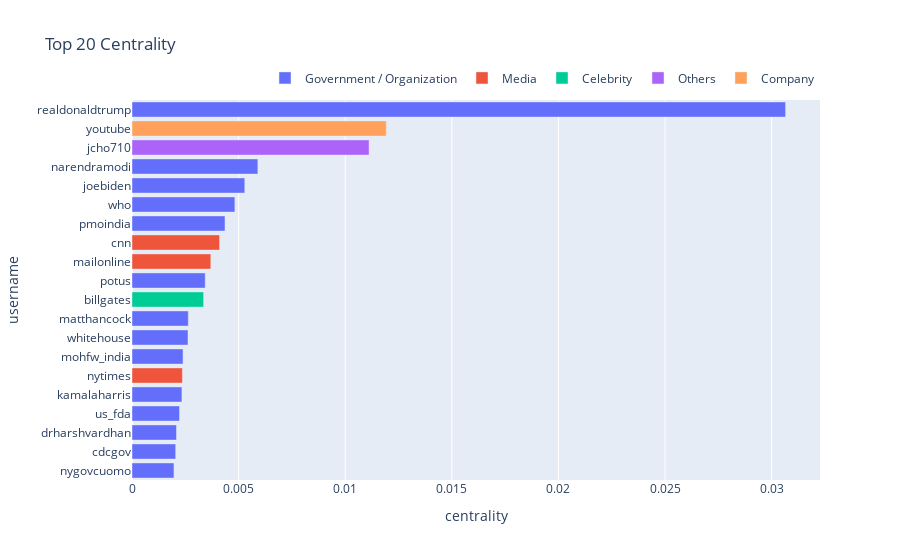

Notebook source saved alongside this figure:
### Code cell
df_for_c_plot
fig = px.bar(df_for_c_plot.sort_values('centrality'), x='centrality', y='username', color="type", orientation='h', title="Top 20 Centrality")
fig.update_layout(legend_title_text='', yaxis={'categoryorder':'array', 'categoryarray':df_for_c_plot.sort_values('centrality')['username'].tolist()})
fig.update_layout(legend=dict(
    orientation="h",
    yanchor="bottom",
    y=1.02,
    xanchor="right",
    x=1
))

# fig.update_layout({
#     'plot_bgcolor': 'rgba(0, 0, 0, 0)',
#     'paper_bgcolor': 'rgba(0, 0, 0, 0)',
# })

fig.show()

### Figure 1 — Plotly figure (JSON) as saved in the notebook; plotly's stock layout.template omitted (floating-point values rounded to 4 significant figures)
{"data": [{"alignmentgroup": "True", "hovertemplate": "type=Government / Organization<br>centrality=%{x}<br>username=%{y}<extra></extra>", "legendgroup": "Government / Organization", "marker": {"color": "#636efa"}, "name": "Government / Organization", "offsetgroup": "Government / Organization", "orientation": "h", "showlegend": true, "textposition": "auto", "type": "bar", "x": [0.001968, 0.00205, 0.002087, 0.00223, 0.002342, 0.002394, 0.002626, 0.002641, 0.003434, 0.004362, 0.004826, 0.00529, 0.005903, 0.03065], "xaxis": "x", "y": ["nygovcuomo", "cdcgov", "drharshvardhan", "us_fda", "kamalaharris", "mohfw_india", "whitehouse", "matthancock", "potus", "pmoindia", "who", "joebiden", "narendramodi", "realdonaldtrump"], "yaxis": "y"}, {"alignmentgroup": "True", "hovertemplate": "type=Media<br>centrality=%{x}<br>username=%{y}<extra></extra>", "legendgroup": "Media", "marker": {"color": "#EF553B"}, "name": "Media", "offsetgroup": "Media", "orientation": "h", "showlegend": true, "textposition": "auto", "type": "bar", "x": [0.002364, 0.003696, 0.004108], "xaxis": "x", "y": ["nytimes", "mailonline", "cnn"], "yaxis": "y"}, {"alignmentgroup": "True", "hovertemplate": "type=Celebrity<br>centrality=%{x}<br>username=%{y}<extra></extra>", "legendgroup": "Celebrity", "marker": {"color": "#00cc96"}, "name": "Celebrity", "offsetgroup": "Celebrity", "orientation": "h", "showlegend": true, "textposition": "auto", "type": "bar", "x": [0.003359], "xaxis": "x", "y": ["billgates"], "yaxis": "y"}, {"alignmentgroup": "True", "hovertemplate": "type=Others<br>centrality=%{x}<br>username=%{y}<extra></extra>", "legendgroup": "Others", "marker": {"color": "#ab63fa"}, "name": "Others", "offsetgroup": "Others", "orientation": "h", "showlegend": true, "textposition": "auto", "type": "bar", "x": [0.01112], "xaxis": "x", "y": ["jcho710"], "yaxis": "y"}, {"alignmentgroup": "True", "hovertemplate": "type=Company<br>centrality=%{x}<br>username=%{y}<extra></extra>", "legendgroup": "Company", "marker": {"color": "#FFA15A"}, "name": "Company", "offsetgroup": "Company", "orientation": "h", "showlegend": true, "textposition": "auto", "type": "bar", "x": [0.01193], "xaxis": "x", "y": ["youtube"], "yaxis": "y"}], "layout": {"barmode": "relative", "legend": {"orientation": "h", "title": {"text": ""}, "tracegroupgap": 0, "x": 1, "xanchor": "right", "y": 1.02, "yanchor": "bottom"}, "title": {"text": "Top 20 Centrality"}, "xaxis": {"anchor": "y", "domain": [0, 1], "title": {"text": "centrality"}}, "yaxis": {"anchor": "x", "categoryarray": ["nygovcuomo", "cdcgov", "drharshvardhan", "us_fda", "kamalaharris", "nytimes", "mohfw_india", "whitehouse", "matthancock", "billgates", "potus", "mailonline", "cnn", "pmoindia", "who", "joebiden", "narendramodi", "jcho710", "youtube", "realdonaldtrump"], "categoryorder": "array", "domain": [0, 1], "title": {"text": "username"}}}}
